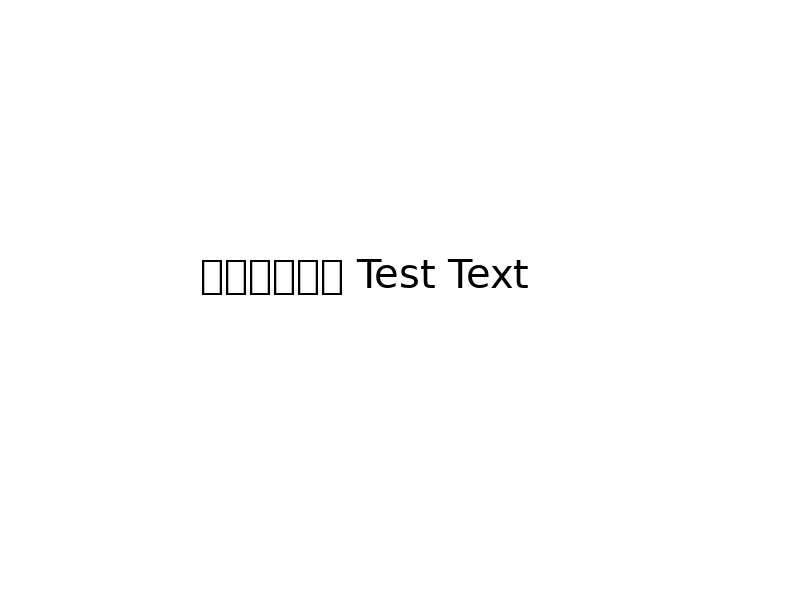
#> input picture image_processing/test_images/test_image1.png, 800 x 600 px
$ python test_processing.py
#> lines starting #> are read from the running program, lines starting #| are printed output that depends on the picture; after the words box and inside, x2 and y2 are one past the last pixel; in counts of white or black regions, pixels touching at a corner belong together
#> in main, image is the input picture: shape (600, 800, 3); min 0, max 255, mean 253.5
#!/usr/bin/env python3
# -*- coding: utf-8 -*-

import os
import sys
import cv2
import numpy as np
from PIL import Image
import pytesseract

def simple_text_removal(image):
    """Simple text removal for testing"""
    gray = cv2.cvtColor(image, cv2.COLOR_BGR2GRAY)
    thresh = cv2.adaptiveThreshold(gray, 255, cv2.ADAPTIVE_THRESH_GAUSSIAN_C,
                                  cv2.THRESH_BINARY_INV, 11, 2)
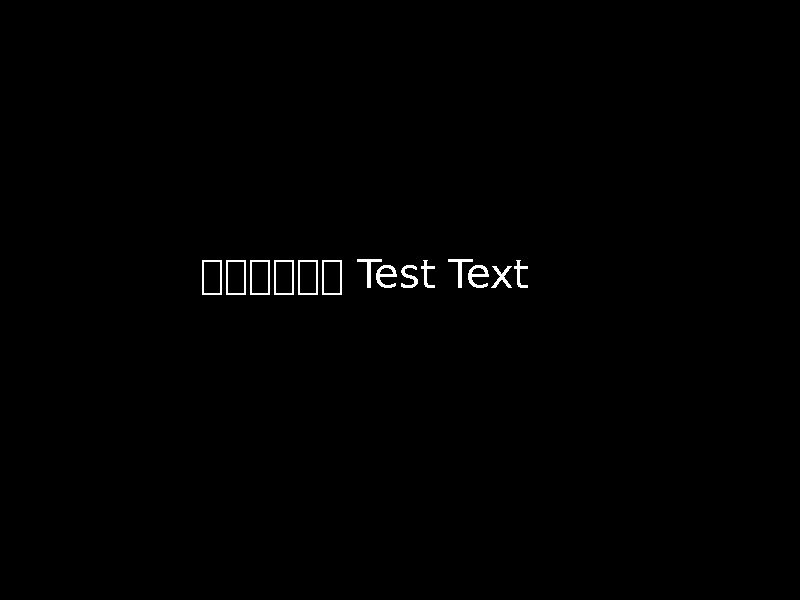
#> thresh: shape (600, 800); 0.56% white; 14 white regions, largest, box (x1, y1, x2, y2) and area: (376, 265, 397, 288) 226, (468, 265, 489, 288) 226, (202, 260, 222, 295) 204
    kernel = cv2.getStructuringElement(cv2.MORPH_RECT, (3, 3))
    dilate = cv2.dilate(thresh, kernel, iterations=2)
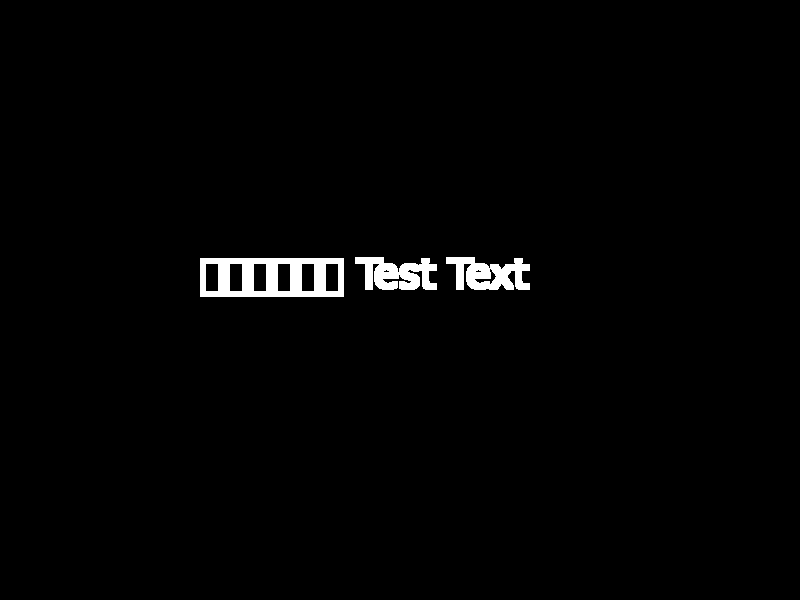
#> dilate: shape (600, 800); 1.5% white; 3 white regions, box (x1, y1, x2, y2) and area: (200, 258, 344, 297) 3672, (355, 257, 437, 290) 1787, (446, 257, 530, 290) 1782
    mask = np.zeros_like(gray)
    cv2.rectangle(mask, (50, 50), (150, 150), 255, -1)
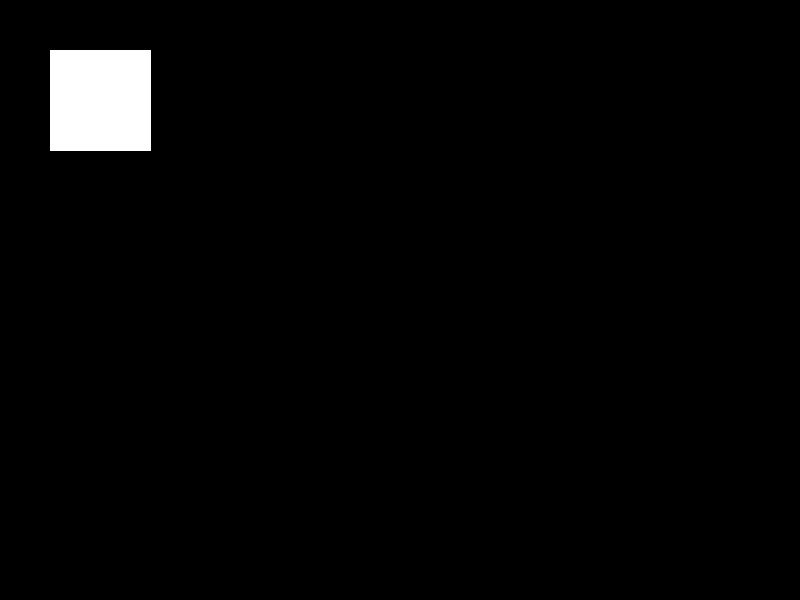
#> mask: shape (600, 800); 2.1% white; 1 white region, box (x1, y1, x2, y2) and area: (50, 50, 151, 151) 10201
    result = cv2.inpaint(image, mask, 3, cv2.INPAINT_TELEA)
    return result

def has_text(image):
    """Simple text detection for testing"""
    pil_image = Image.fromarray(cv2.cvtColor(image, cv2.COLOR_BGR2RGB))
    text = pytesseract.image_to_string(pil_image, lang='eng')
    return len(text.strip()) > 3

def main():
    # Read a small test image
    image = cv2.imread("test_images/test_image1.png")
    if image is None:
        print("Error: Could not read image")
        return

    # Process the image
    processed = simple_text_removal(image)

    # Check if it still has text
    has_text_result = has_text(processed)

    # Save the result
    os.makedirs("processed_images/folder_a", exist_ok=True)
    os.makedirs("processed_images/folder_b", exist_ok=True)

    output_folder = "processed_images/folder_a" if has_text_result else "processed_images/folder_b"
    output_path = os.path.join(output_folder, "test_result.png")
    cv2.imwrite(output_path, processed)

    print(f"Image processed and saved to: {output_path}")
    print(f"Text detection result: {'Has text' if has_text_result else 'No text'}")

if __name__ == "__main__":
    main()
#> (the call stopped at in has_text, `text = pytesseract.image_to_string(pil_image, lang='eng')`: pytesseract is not available in this run)
